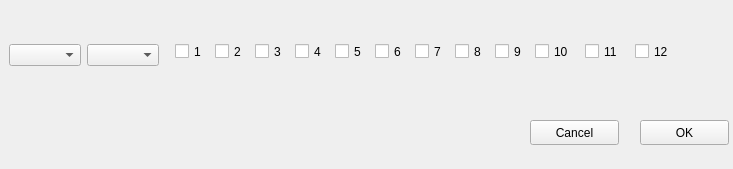
<?xml version="1.0" encoding="UTF-8"?>
<ui version="4.0">
 <class>CDevPosCtl1</class>
 <widget class="QWidget" name="CDevPosCtl1">
  <property name="geometry">
   <rect>
    <x>0</x>
    <y>0</y>
    <width>733</width>
    <height>169</height>
   </rect>
  </property>
  <property name="windowTitle">
   <string>Form</string>
  </property>
  <widget class="QPushButton" name="pushButton_ok">
   <property name="geometry">
    <rect>
     <x>640</x>
     <y>120</y>
     <width>89</width>
     <height>25</height>
    </rect>
   </property>
   <property name="text">
    <string>OK</string>
   </property>
  </widget>
  <widget class="QPushButton" name="pushButton_cancel">
   <property name="geometry">
    <rect>
     <x>530</x>
     <y>120</y>
     <width>89</width>
     <height>25</height>
    </rect>
   </property>
   <property name="text">
    <string>Cancel</string>
   </property>
  </widget>
  <widget class="QWidget" name="horizontalLayoutWidget">
   <property name="geometry">
    <rect>
     <x>9</x>
     <y>30</y>
     <width>721</width>
     <height>51</height>
    </rect>
   </property>
   <layout class="QHBoxLayout" name="horizontalLayout">
    <item>
     <widget class="CKeyComboBox" name="comboBox_line">
      <property name="sizePolicy">
       <sizepolicy hsizetype="Fixed" vsizetype="Fixed">
        <horstretch>0</horstretch>
        <verstretch>0</verstretch>
       </sizepolicy>
      </property>
     </widget>
    </item>
    <item>
     <widget class="CKeyComboBox" name="comboBox_machine">
      <property name="sizePolicy">
       <sizepolicy hsizetype="Fixed" vsizetype="Fixed">
        <horstretch>0</horstretch>
        <verstretch>0</verstretch>
       </sizepolicy>
      </property>
     </widget>
    </item>
    <item>
     <widget class="QWidget" name="widget" native="true">
      <widget class="CKeyCheckBox" name="checkBox_1">
       <property name="geometry">
        <rect>
         <x>10</x>
         <y>10</y>
         <width>31</width>
         <height>23</height>
        </rect>
       </property>
       <property name="text">
        <string>1</string>
       </property>
      </widget>
      <widget class="CKeyCheckBox" name="checkBox_2">
       <property name="geometry">
        <rect>
         <x>50</x>
         <y>10</y>
         <width>31</width>
         <height>23</height>
        </rect>
       </property>
       <property name="text">
        <string>2</string>
       </property>
      </widget>
      <widget class="CKeyCheckBox" name="checkBox_3">
       <property name="geometry">
        <rect>
         <x>90</x>
         <y>10</y>
         <width>31</width>
         <height>23</height>
        </rect>
       </property>
       <property name="text">
        <string>3</string>
       </property>
      </widget>
      <widget class="CKeyCheckBox" name="checkBox_4">
       <property name="geometry">
        <rect>
         <x>130</x>
         <y>10</y>
         <width>31</width>
         <height>23</height>
        </rect>
       </property>
       <property name="text">
        <string>4</string>
       </property>
      </widget>
      <widget class="CKeyCheckBox" name="checkBox_8">
       <property name="geometry">
        <rect>
         <x>290</x>
         <y>10</y>
         <width>31</width>
         <height>23</height>
        </rect>
       </property>
       <property name="text">
        <string>8</string>
       </property>
      </widget>
      <widget class="CKeyCheckBox" name="checkBox_7">
       <property name="geometry">
        <rect>
         <x>250</x>
         <y>10</y>
         <width>31</width>
         <height>23</height>
        </rect>
       </property>
       <property name="text">
        <string>7</string>
       </property>
      </widget>
      <widget class="CKeyCheckBox" name="checkBox_6">
       <property name="geometry">
        <rect>
         <x>210</x>
         <y>10</y>
         <width>31</width>
         <height>23</height>
        </rect>
       </property>
       <property name="text">
        <string>6</string>
       </property>
      </widget>
      <widget class="CKeyCheckBox" name="checkBox_5">
       <property name="geometry">
        <rect>
         <x>170</x>
         <y>10</y>
         <width>31</width>
         <height>23</height>
        </rect>
       </property>
       <property name="text">
        <string>5</string>
       </property>
      </widget>
      <widget class="CKeyCheckBox" name="checkBox_12">
       <property name="geometry">
        <rect>
         <x>470</x>
         <y>10</y>
         <width>41</width>
         <height>23</height>
        </rect>
       </property>
       <property name="text">
        <string>12</string>
       </property>
      </widget>
      <widget class="CKeyCheckBox" name="checkBox_11">
       <property name="geometry">
        <rect>
         <x>420</x>
         <y>10</y>
         <width>41</width>
         <height>23</height>
        </rect>
       </property>
       <property name="text">
        <string>11</string>
       </property>
      </widget>
      <widget class="CKeyCheckBox" name="checkBox_10">
       <property name="geometry">
        <rect>
         <x>370</x>
         <y>10</y>
         <width>41</width>
         <height>23</height>
        </rect>
       </property>
       <property name="text">
        <string>10</string>
       </property>
      </widget>
      <widget class="CKeyCheckBox" name="checkBox_9">
       <property name="geometry">
        <rect>
         <x>330</x>
         <y>10</y>
         <width>31</width>
         <height>23</height>
        </rect>
       </property>
       <property name="text">
        <string>9</string>
       </property>
      </widget>
     </widget>
    </item>
   </layout>
  </widget>
 </widget>
 <customwidgets>
  <customwidget>
   <class>CKeyComboBox</class>
   <extends>QComboBox</extends>
   <header>ckeycombobox.h</header>
  </customwidget>
  <customwidget>
   <class>CKeyCheckBox</class>
   <extends>QCheckBox</extends>
   <header>ckeycheckbox.h</header>
  </customwidget>
 </customwidgets>
 <tabstops>
  <tabstop>comboBox_line</tabstop>
  <tabstop>comboBox_machine</tabstop>
  <tabstop>checkBox_1</tabstop>
  <tabstop>checkBox_2</tabstop>
  <tabstop>checkBox_3</tabstop>
  <tabstop>checkBox_4</tabstop>
  <tabstop>checkBox_5</tabstop>
  <tabstop>checkBox_6</tabstop>
  <tabstop>checkBox_7</tabstop>
  <tabstop>checkBox_8</tabstop>
  <tabstop>checkBox_9</tabstop>
  <tabstop>checkBox_10</tabstop>
  <tabstop>checkBox_11</tabstop>
  <tabstop>checkBox_12</tabstop>
  <tabstop>pushButton_cancel</tabstop>
  <tabstop>pushButton_ok</tabstop>
 </tabstops>
 <resources/>
 <connections/>
</ui>
